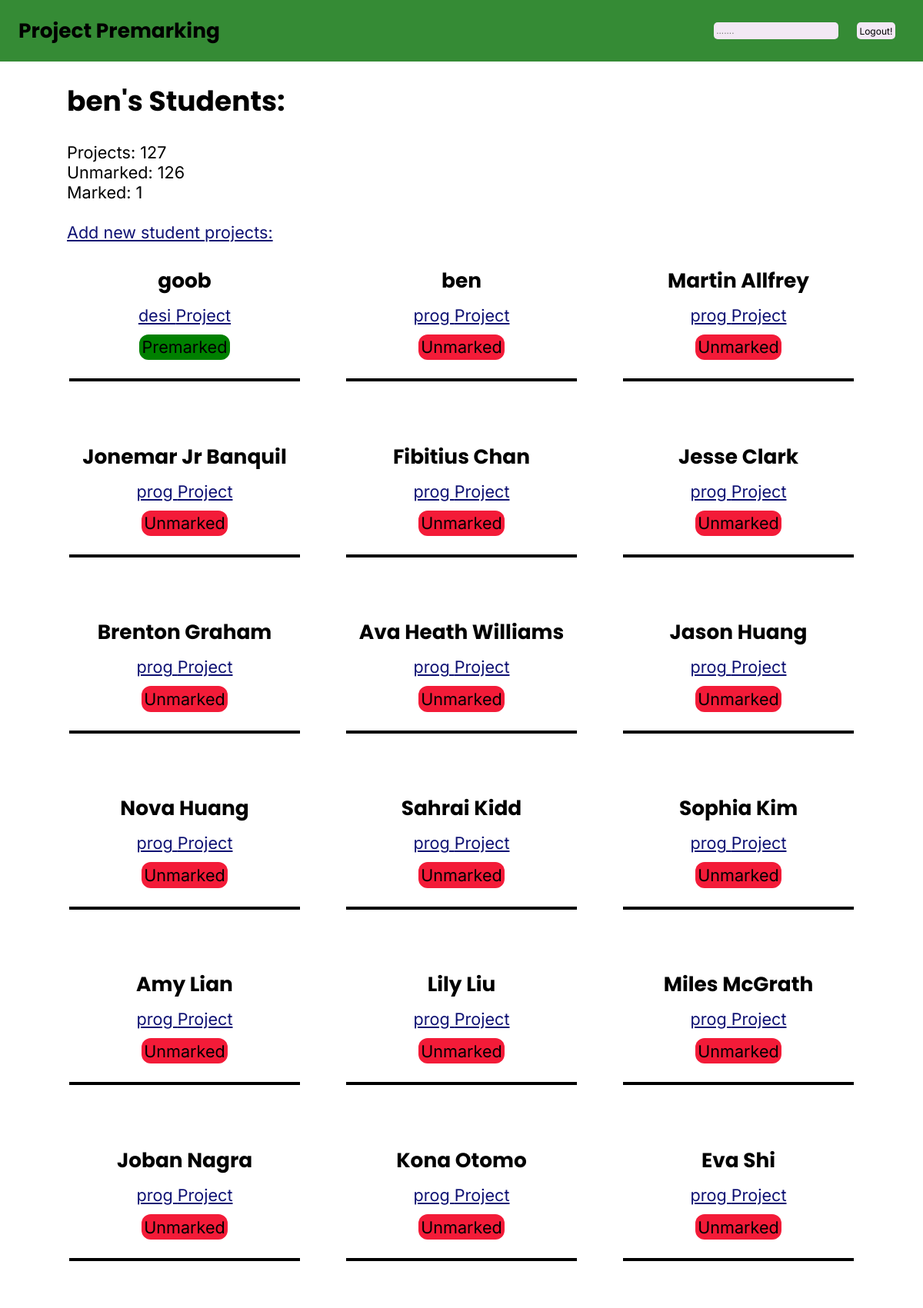
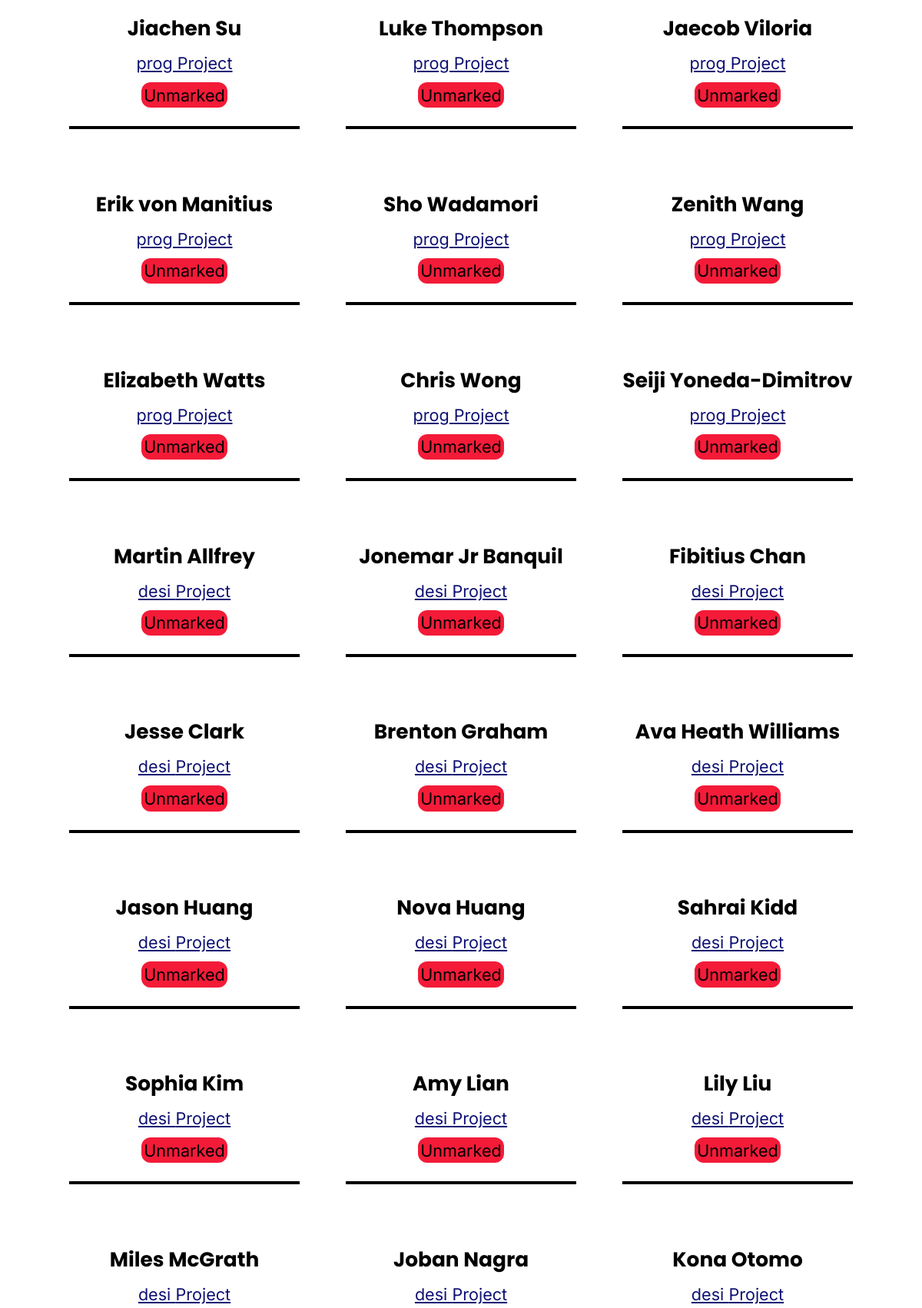
/profile (signed in, upper part), run on the app's committed database (2 pictures, top to bottom).
### server.py (models this page shows, shortened)
class Base(DeclarativeBase):
    pass

class Admin(Base, UserMixin):
    __tablename__ = 'Admin'
    id: Mapped[int] = mapped_column(primary_key=True)
    email: Mapped[str] = mapped_column(String(50))
    hash: Mapped[str]
    userproject: Mapped[List['UserProject']] = relationship(
        "UserProject", back_populates='admin')

class User(Base):
    __tablename__ = 'User'
    id: Mapped[int] = mapped_column(primary_key=True)
    name: Mapped[str] = mapped_column(String(50))
    email: Mapped[str] = mapped_column(String(50))
    year_level: Mapped[int]
    admin: Mapped[bool]
    user_projects: Mapped[List["UserProject"]] = relationship(
        "UserProject", back_populates="user")

class Project(Base):
    __tablename__ = 'Project'
    id: Mapped[int] = mapped_column(primary_key=True)
    type: Mapped[str] = mapped_column(String(50))
    user_projects: Mapped[List["UserProject"]] = relationship(
        "UserProject", back_populates="project")
    standard_projects: Mapped[List["ProjectStandard"]] = relationship(
        "ProjectStandard", back_populates="project")

### server.py (the view)
@app.route('/profile', methods=['POST', 'GET'])
@login_required
def profile():
    AdProj = select(UserProject).where(
        UserProject.admin_id == current_user.id)
    with Session(engine) as session:
        user_projects = session.scalars(AdProj).all()
        marked_count = 0
        unmarked_count = 0
        projects = []
        for i in user_projects:
            if i.marked == 1:
                premarked = 'Premarked'
                marked_count += 1
            else:
                premarked = 'Unmarked'
                unmarked_count += 1
            projects.append({
                'id': i.id,
                'user': i.user.name,
                'type': i.project.type,
                'projstand': i.project.id,
                'user_id': i.user.id,
                'marked': premarked
            })
    return render_template('profile.html',
                           projects=projects, searchBar=True,
                           counts=(marked_count, unmarked_count))

### server.py (called while the page is built)
@login_manager.user_loader
def load_user(user_id):
    query = select(Admin).where(Admin.id == user_id)
    with Session(engine) as session:
        obj = session.scalar(query)
    return obj

### templates/profile.html (shortened to what this page needs)
{% extends 'layout.html' %} {% block content %}
<div class="project-page">
    <div class="top-project">
        <div>
            <h1 class="logged-in">{{current_user.email}}'s Students:</h1>
            <p>
                <br>
                Projects: {{projects | count }}
                <br>
                Unmarked: {{counts[1]}}
                <br>
                Marked: {{counts[0]}}
                <br><br>
                <a href="instructions" class="project-link">Add new student projects:</a>
            </p>
        </div>
    </div>
    <div class="projects">
        {% for project in projects %}
        <div class="indiv-project" name="project-{{project['user_id']}}">
            <div class="centre-projects">
                <h1 class="project-user-name">{{project['user']}}</h1>
                <a href="project/{{project['projstand']}}/{{project['user_id']}}"
                    class="project-link">{{project['type']}} Project</a>
                <p class="{% if project['marked'] == 'Premarked' %}marked{% else %}unmarked{% endif %}">
                    {{project['marked']}}</p>
            </div>
            <div class="line between-projects"></div>
        </div>
        {% endfor %}
    </div>
</div>
{% endblock %}

### templates/layout.html (shortened to what this page needs)
<!DOCTYPE html>
<html lang="en">
<head>
    <link rel="stylesheet" href="{{url_for('static', filename='css/style.css')}}">
</head>
<body>
    <div class="navbar">
        <h1 class="site-name">Project Premarking</h1>
        <div class="div-row">
        {% if searchBar %}
        <input class="searchbar" type="text" id="searchbar" placeholder=".......">
        {% endif %}
        {% if current_user.is_authenticated %}
        <form action="/logout">
            <button type="submit" class="logout-button logout">Logout!</button>
        </form>
        {% endif %}
        </div>
    </div>
    {% block content %}
    {% endblock %}
</body>
</html>

### static/css/style.css (style rules this page uses)
h1 { font-family: 'Poppins'; font-size: 2.2vw; }
p { font-family: 'Inter'; font-size: 1.8vw; padding:0; margin:0; }
body { padding:0; margin:0; }
.navbar { width:100vw; background-color: #358b35; padding-top:0; margin:0; height:10vh; display:flex; flex-direction: row; justify-content: space-between; align-items: center; }
.logout-button { margin-right:3vw; padding:0.5vw; }
.div-row { display:flex; flex-direction: row; align-items: center; }
.line { width:100vw; background-color: black; height:0.5vh; }
.project-link { font-family:'Inter'; color:rgb(14, 17, 115); font-size: 1.8vw; }
.indiv-project { width:25vw; display: flex; align-items: center; flex-direction: column; }
.between-projects { margin:2vw 0vw 0 0; width:100%; }
.centre-projects { display:flex; flex-direction: column; align-items: center; }
.logged-in { text-align: center; font-size: 3vw; margin:0; }
.projects { display:grid; grid-template-columns: 1fr 1fr 1fr; gap:5vw; margin-top:1vw; }
.project-page { display:flex; flex-direction: column; align-items: center; margin-left:5vw; margin-right:5vw; }
.project-user-name { margin-bottom: 1vw; }
.searchbar { margin-right:2vw; padding:0.3vw; border-radius: 5px; border:none; font-size: 1vw; color:black; background-color: rgb(243, 232, 245); }
.logout { background-color: rgb(243, 232, 245); font-family: 'Inter'; padding:0.3vw; border-radius: 5px; border:none; font-size: 1vw; color:black; }
.site-name { margin-left:2vw; }
.top-project { display:flex; flex-direction: row; justify-content: space-between; align-items: flex-start; width:95%; padding-top:2vw; }
.marked { background-color: #008000; }
.unmarked { background-color: rgb(243, 27, 56); }
.marked, .unmarked { margin-top:1vw; padding:0.3vw; border-radius: 1vw; }

### data on the page
Admin: email "ben"
User: user "goob"
Project: type "desi" "desi" "desi" "desi" "desi" "desi" "desi" "desi" "desi" "desi" "desi" "desi" "desi" "desi" "desi" "desi"
User: user "ben"
Project: type "prog" "prog" "prog" "prog" "prog" "prog" "prog" "prog" "prog" "prog" "prog" "prog" "prog" "prog" "prog" "prog" "prog" "prog" "prog" "prog" "prog" "prog" "prog" "prog" "prog" "prog"
User: user "Martin Allfrey" "Martin Allfrey"
User: user "Jonemar Jr Banquil" "Jonemar Jr Banquil"
User: user "Fibitius Chan" "Fibitius Chan"
User: user "Jesse Clark" "Jesse Clark"
User: user "Brenton Graham" "Brenton Graham"
User: user "Ava Heath Williams" "Ava Heath Williams"
User: user "Jason Huang" "Jason Huang"
User: user "Nova Huang" "Nova Huang"
User: user "Sahrai Kidd" "Sahrai Kidd"
User: user "Sophia Kim" "Sophia Kim"
User: user "Amy Lian" "Amy Lian"
User: user "Lily Liu" "Lily Liu"
User: user "Miles McGrath" "Miles McGrath"
User: user "Joban Nagra" "Joban Nagra"
User: user "Kona Otomo" "Kona Otomo"
User: user "Eva Shi"
User: user "Jiachen Su"
User: user "Luke Thompson"
User: user "Jaecob Viloria"
User: user "Erik von Manitius"
User: user "Sho Wadamori"
User: user "Zenith Wang"
User: user "Elizabeth Watts"
User: user "Chris Wong"
User: user "Seiji Yoneda-Dimitrov"

### other printed values
{{ projects | count }} "127"
{{ counts[1] }} "126"
{{ counts[0] }} "1"
{{ project['marked'] }} "Premarked" "Unmarked" "Unmarked" "Unmarked" "Unmarked" "Unmarked" "Unmarked" "Unmarked" "Unmarked" "Unmarked" "Unmarked" "Unmarked" "Unmarked" "Unmarked" "Unmarked" "Unmarked" "Unmarked" "Unmarked" "Unmarked" "Unmarked" "Unmarked" "Unmarked" "Unmarked" "Unmarked" "Unmarked" "Unmarked" "Unmarked" "Unmarked" "Unmarked" "Unmarked" "Unmarked" "Unmarked" "Unmarked" "Unmarked" "Unmarked" "Unmarked" "Unmarked" "Unmarked" "Unmarked"
